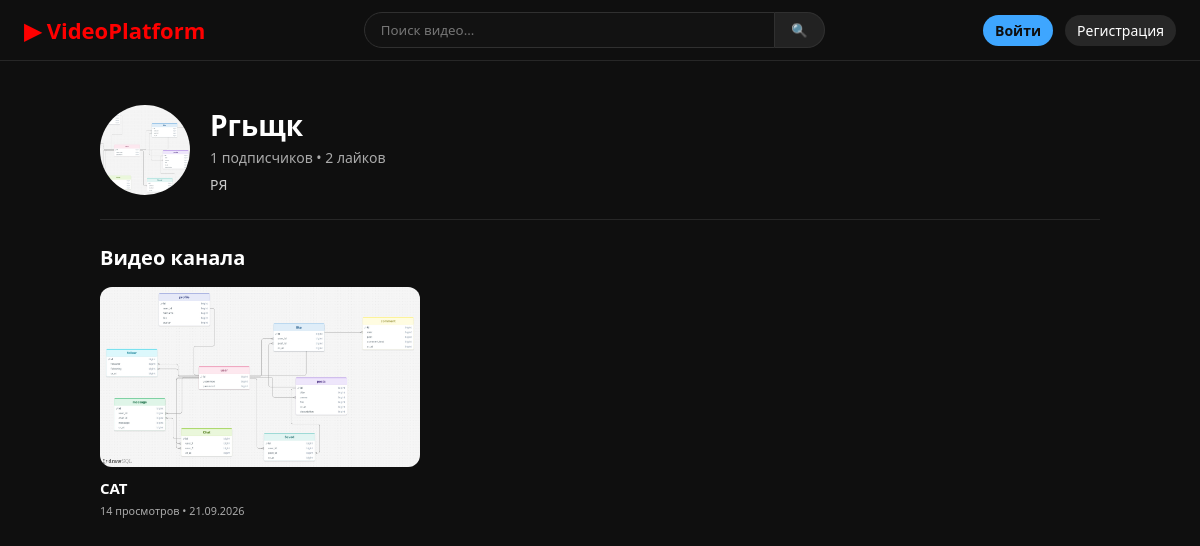
/channel/2/, run on an earlier commit of the app's database.
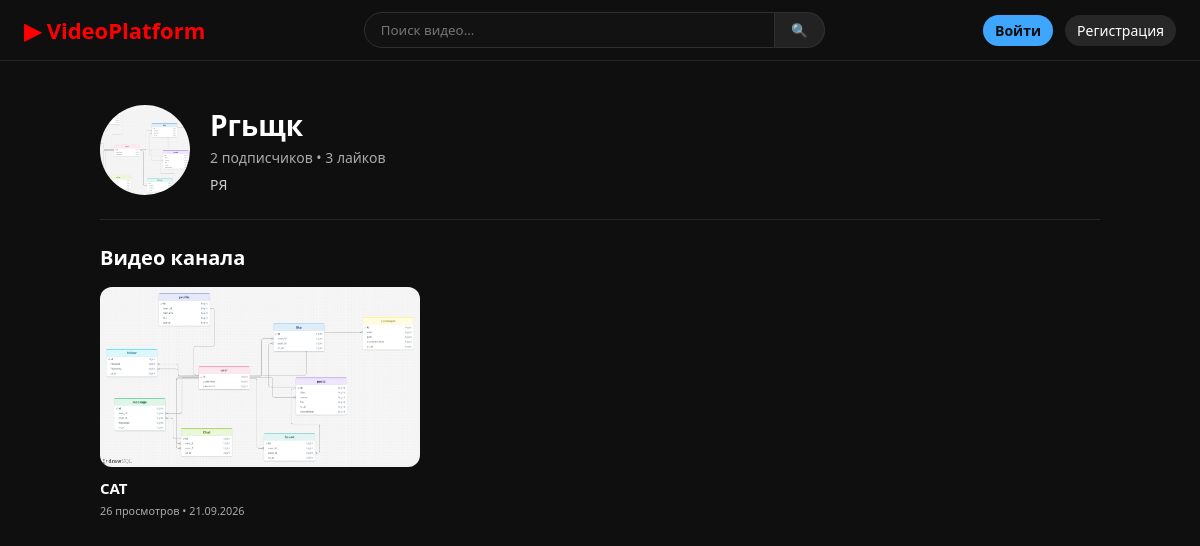
And on a later commit of the database.
### myapp/models.py (models this page shows, shortened)
class Video(models.Model):
    title = models.CharField(max_length=255)
    description = models.TextField(null=True, blank=True)
    thumbnail = models.ImageField(upload_to='thumbnails/')
    video_file = models.FileField(upload_to='videos/')
    views_count = models.PositiveIntegerField(default=0)
    category = models.ForeignKey(Category, on_delete=models.SET_NULL, null=True, blank=True, related_name='videos')
    channel = models.ForeignKey(Channel, on_delete=models.CASCADE, related_name='videos')
    created_at = models.DateTimeField(auto_now_add=True)

### myapp/views.py (the view)
# urls.py: path('channel/<int:channel_id>/', channel_detail, name='channel_detail'),
def channel_detail(request, channel_id):
    channel = get_object_or_404(Channel, id=channel_id)
    videos = Video.objects.filter(channel=channel).order_by('-created_at')
    subscribers_count = Follow.objects.filter(channel=channel).count()
    total_likes = Like.objects.filter(video__channel=channel).count()
    is_following = False
    if request.user.is_authenticated:
        is_following = Follow.objects.filter(user=request.user, channel=channel).exists()
    return render(request, 'channel.html', {
        'channel': channel,
        'videos': videos,
        'subscribers_count': subscribers_count,
        'total_likes': total_likes,
        'is_following': is_following,
    })

### myapp/templates/channel.html (shortened to what this page needs)
{% extends 'base.html' %}
{% block content %}
<div style="max-width: 1000px; margin: 0 auto;">
    <div style="display: flex; justify-content: space-between; align-items: center; padding: 24px 0; border-bottom: 1px solid #272727;">
        <div style="display: flex; align-items: center; gap: 20px;">
            {% if channel.avatar %}
                <img src="{{ channel.avatar.url }}" style="width: 90px; height: 90px; border-radius: 50%; object-fit: cover;">
            {% else %}
                <div style="width: 90px; height: 90px; border-radius: 50%; background-color: #272727; display: flex; align-items: center; justify-content: center; font-size: 32px;">📹</div>
            {% endif %}
            <div>
                <h1 style="font-size: 28px;">{{ channel.title }}</h1>
                <p style="color: #aaa; margin-top: 4px; font-size: 14px;">
                    {{ subscribers_count }} подписчиков • {{ total_likes }} лайков
                </p>
                {% if channel.description %}
                    <p style="color: #ccc; margin-top: 8px; font-size: 14px;">{{ channel.description }}</p>
                {% endif %}
            </div>
        </div>
    </div>
    <div style="margin-top: 24px;">
        <h2 style="margin-bottom: 16px; font-size: 20px;">Видео канала</h2>
        <div class="video-grid">
            {% for video in videos %}
                <a href="{% url 'watch' video.id %}" class="video-card">
                    <div class="thumbnail-box">
                        {% if video.thumbnail %}
                            <img src="{{ video.thumbnail.url }}" alt="{{ video.title }}">
                        {% else %}
                            <div style="display:flex; align-items:center; justify-content:center; height:100%; color:#aaa;">Нет превью</div>
                        {% endif %}
                    </div>
                    <div class="video-info">
                        <div class="video-details">
                            <h3>{{ video.title }}</h3>
                            <p><small>{{ video.views_count }} просмотров • {{ video.created_at|date:"d.m.Y" }}</small></p>
                        </div>
                    </div>
                </a>
            {% empty %}
                <p style="color: #aaa;">На этом канале пока нет опубликованных видео.</p>
            {% endfor %}
        </div>
    </div>
</div>
{% endblock %}

What changed in the data, as far as the page shows it:
changed Video "CAT": views_count "14" → "26"
Also different on the page:
{{ subscribers_count }}: "1" → "2"
{{ total_likes }}: "2" → "3"
